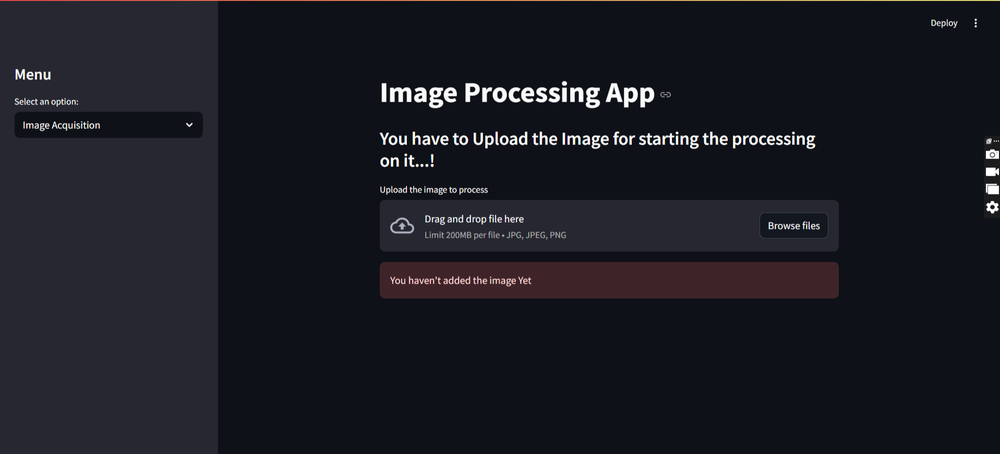
#> input picture Image_processing_app.png, 1000 x 454 px, shrunk from 1917 x 871 before the run
$ python -i Enhancement.py   (imports and definitions only)
#> lines starting #> are read from the running program, lines starting #| are printed output that depends on the picture
#> further down, picture is the input picture: shape (454, 1000, 3); mean B, G, R 33.6, 27.2, 26
import cv2
import streamlit as st
import  numpy as np

def Histogram_Equaliza(img):
    im=cv2.cvtColor(img,cv2.COLOR_BGR2GRAY)
    eq=cv2.equalizeHist(im)
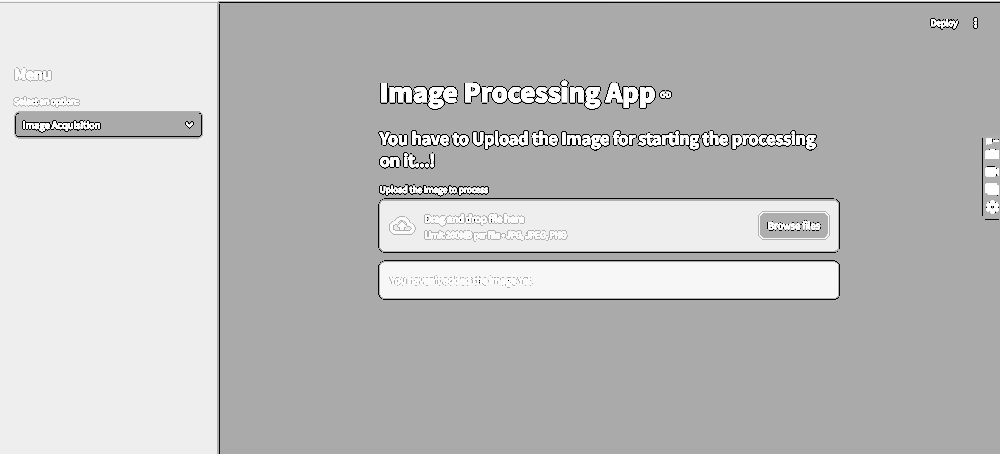
#> eq: shape (454, 1000); min 0, max 255, mean 188.9
    e=cv2.cvtColor(eq,cv2.COLOR_GRAY2RGB)
    return e

def Bilateral(img):
    blur = cv2.bilateralFilter(img,9,75,75)
    blur=cv2.cvtColor(blur,cv2.COLOR_BGR2RGB)
    return blur

def Laplacian(img):
    kernel=np.array([[0,-1,0],[-1,4,-1],[0,-1,0]])
    a=cv2.filter2D(img,-1,kernel)
    return a

def Smoothing(img):
    kernel=1/9*(np.array([[1,1,1],[1,1,1],[1,1,1]]))
    s=cv2.filter2D(img,-1,kernel)
    s=cv2.cvtColor(s,cv2.COLOR_BGR2RGB)
    return s

def pixelVal(pix, r1, s1, r2, s2):
    if (0 <= pix and pix <= r1):
        return (s1 / r1) * pix
    elif (r1 < pix and pix <= r2):
        return ((s2 - s1) / (r2 - r1)) * (pix - r1) + s1
    else:
        return ((255 - s2) / (255 - r2)) * (pix - r2) + s2

# Vectorize the function to apply it to each value in the Numpy array.
pixelVal_vec = np.vectorize(pixelVal)

def apply_contrast_stretching(img):
    # Apply contrast stretching
    r1 = st.slider('r1', 0, 255, 70)
    s1 = st.slider('s1', 0, 255, 0)
    r2 = st.slider('r2', 0, 255, 140)
    s2 = st.slider('s2', 0, 255, 255)
    contrast_stretched = pixelVal_vec(img, r1, s1, r2, s2)

    contrast_stretched = np.clip(contrast_stretched, 0, 255)
    contrast_stretched = contrast_stretched.astype(np.uint8)

    contrast_stretched=cv2.cvtColor(contrast_stretched,cv2.COLOR_BGR2RGB)
    return contrast_stretched

>>> import cv2
>>> picture = cv2.imread('Image_processing_app.png')
>>> result = Histogram_Equaliza(picture)
